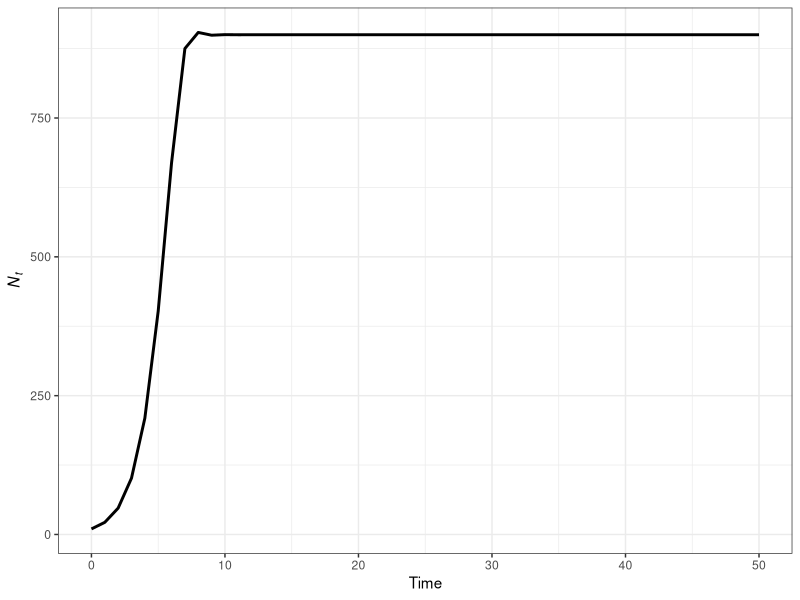
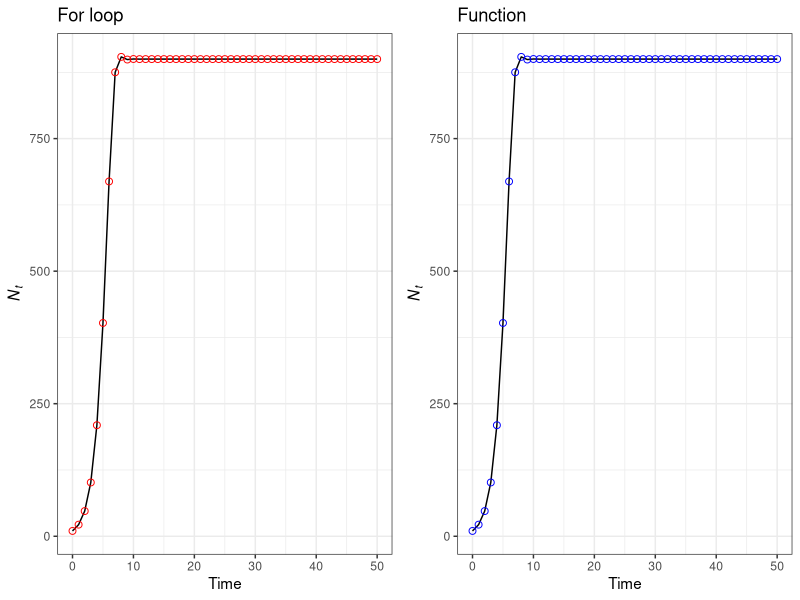
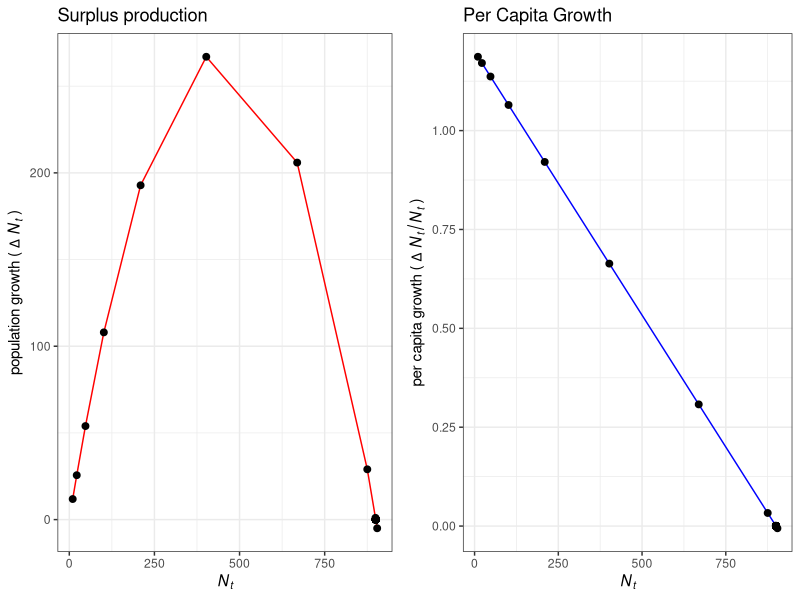
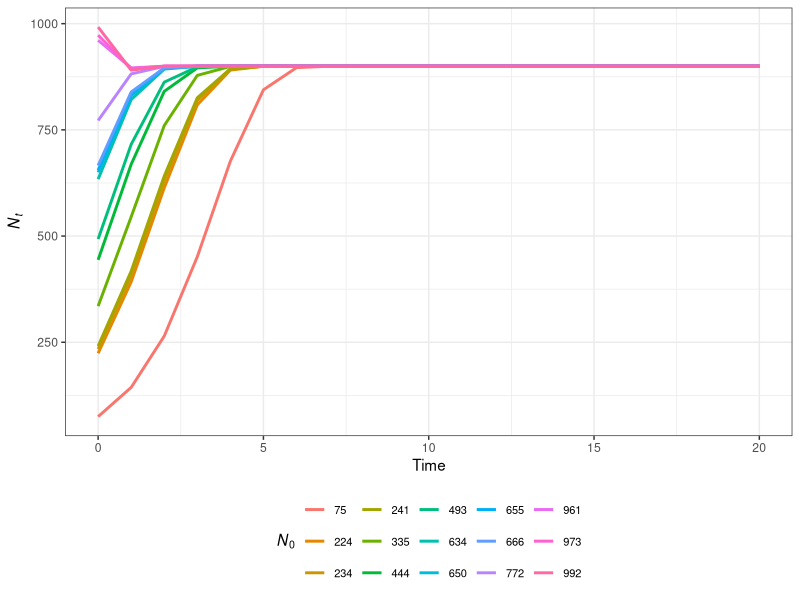
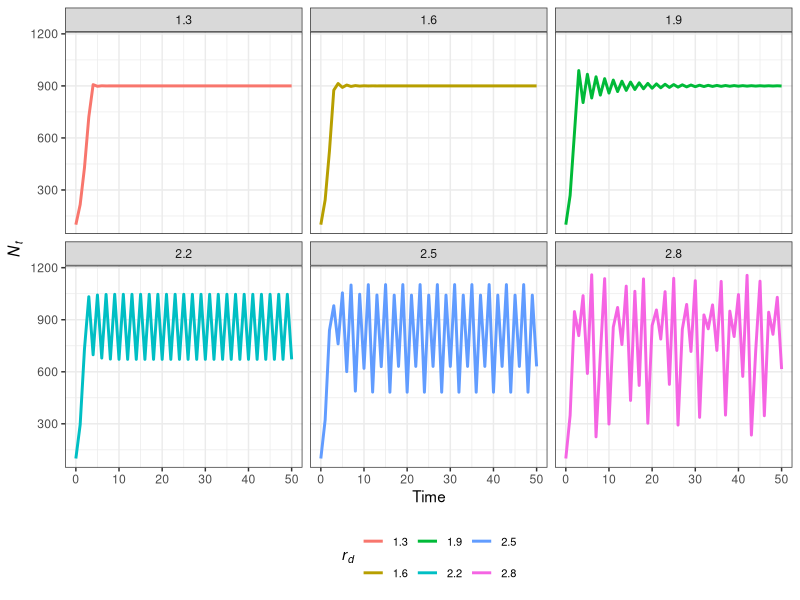

Reproduce these figures in R, in order.
## ---- chunk 1
knitr::opts_chunk$set(collapse = T, cache = T)
## ---- chunk 2
library(tidyverse)

N_0 = 10
years = 50 #hundred time steps
pop = tibble(time = 0:years,
              Nt = NA)
pop$Nt[pop$time == 0] = N_0
pop

rd = 1.2
K = 900

#Discrete logistic model using for loop 
for(i in 2:length(pop$time)){
  pop$Nt[i] = pop$Nt[i - 1]  + rd*pop$Nt[i - 1]*(1 - pop$Nt[i - 1] / K)
}
pop

## ---- chunk 3
ggplot(pop, aes(time, Nt))+
  geom_line(size = 1) +
  labs(x = 'Time', y = expression(italic(N[t])))+
  theme_bw()
  
## ---- chunk 4
# custom funciton 
my_fx = function(x){
  b = x * 23
  return(b)
}

my_fx(5)

t = seq(2,10,2)
my_fx(t)

# custom function with multiple arguments
my_fx2 = function(x,y = 4){
  b = x/y
  return(b)
}

my_fx2(4)
my_fx2(4/5)

# custom fucntion with true false

my_fx3 = function(x = T){ 
  if (x == T){
    cat('x is true \n')
  }else{
    cat('x is not true \n')
  }
}

my_fx3(x = T)
my_fx3()
my_fx3(x = F)
my_fx3(x = 5)


# custom functions with vector operations
mi_km = function(mi){
  km = mi * 1.60934
  return(km)
}

mtcars %>%
  mutate(kmpg = mi_km(mpg))

## ---- chunk 5
dlogisticD = function(K, rd, N_0, years) {
logis = tibble(Nt = NA, time = 0:years)
logis$Nt[logis$time == 0] = N_0
  
  for(i in 1:(length(logis$time)-1)){
  logis$Nt[i+1] = logis$Nt[i]  + rd*logis$Nt[i]*(1 - logis$Nt[i] / K)
  }
  return(logis)
}

dfx = dlogisticD(K = 900, rd = 1.2, N_0 = 10, years = 50) 

dfx
## ---- chunk 6
library(ggpubr)

a = ggplot(pop, aes(x = time, y = Nt)) +
  geom_line() +
  geom_point(color = "red", size = 2, shape = 1) +
  labs(x = 'Time', y = expression(italic(N[t])),
       title = 'For loop')+
  theme_bw()

b = ggplot(dfx, aes(x = time, y = Nt)) +
  geom_line() +
  geom_point(color = "blue", size = 2, shape = 1) +
  labs(x = 'Time', y = expression(italic(N[t])),
       title = 'Function')+
  theme_bw()
  

# plot combined
ggarrange(a,b,
          nrow = 1)
## ---- chunk 7
pop.1 = pop %>%
  mutate(lambda = lead(Nt) / Nt, pop.growth = (rd*Nt)*(1 - Nt/K),
         per.capita = pop.growth / Nt)

pop.1
## ---- chunk 8
surplus = ggplot(pop.1, aes(Nt, pop.growth)) + 
  geom_line(color = "red") +
  geom_point(size = 2) +
  labs(x = expression(italic(N[t])),
       y =  expression('population growth ('~italic(Delta~N[t])~')'),
       title = 'Surplus production')+
  theme_bw()

#Per Capita Growth Increment or Density Dependent Effect
per.capita = ggplot(pop.1, aes(Nt, per.capita)) + 
  geom_line(color = "blue") +
  geom_point(size = 2) +
  labs(x = expression(italic(N[t])),
       y =  expression('per capita growth ('~italic(Delta~N[t]/N[t])~')'),
       title = 'Per Capita Growth')+
  theme_bw()

ggarrange(surplus, per.capita,
          nrow = 1)
## ---- chunk 9
# set initial parameters
years = 20
rd = 1
K = 900
N0s = floor(runif(15, 0, 1.5*K))

#For loop within a for loop example
for(j in 1:length(N0s)){
  # set up tibble to store data
  popJ = tibble(time = 0:years, Nt = NA, N0 = N0s[j])
  # set initial condition
  popJ$Nt[popJ$time == 0] = N0s[j]

    for(i in 2:length(popJ$time)){
  
      popJ$Nt[i] = popJ$Nt[i - 1]  + rd*popJ$Nt[i - 1]*(1 - popJ$Nt[i - 1] / K)
    }
# combine 
    if(j == 1){
        popAll <- popJ 
    }else{
        popAll <- bind_rows(popAll, popJ)
  }
}
popAll

## ---- chunk 10
# set up tibble to store data
pop3= tibble(time = rep(0:years, times = length(N0s)),
               Nt = NA, N0 = rep(N0s, each = years + 1))
# set N_0 
pop3$Nt[pop3$time == 0] = N0s

for(i in 1:length(pop3$time)){
  if(pop3$time[i] != 0){
  pop3$Nt[i] = pop3$Nt[i - 1]  + rd*pop3$Nt[i - 1]*(1 - pop3$Nt[i - 1] / K)}
}
pop3
## ---- chunk 11
ggplot(popAll, aes(time, Nt, color = as.factor(N0))) +
  geom_line(size = 1)+
  labs(y = expression(italic(N[t])),
       x = 'Time',
       color = expression(italic(N[0])))+
  theme_bw()+
  theme(legend.position = 'bottom',
        legend.text = element_text(size = 8))
## ---- chunk 12
# initial conditions
years = 50
rds = c(1.3, 1.6, 1.9, 2.2, 2.5, 2.8) 
K = 900
N_0 = 100

# set up tibble to store data
pop4= tibble(time = rep(0:years, times = length(rds)),
               Nt = NA, rd = rep(rds, each = years + 1))
# set N_0 
pop4$Nt[pop4$time == 0] = N_0

for(i in 1:length(pop4$time)){
  if(pop4$time[i] != 0){
  pop4$Nt[i] = pop4$Nt[i - 1]  + pop4$rd[i]*pop4$Nt[i - 1]*(1 - pop4$Nt[i - 1] / K)}
}
pop4
## ---- chunk 13
ggplot(pop4, aes(time, Nt, color = as.factor(rd))) +
  geom_line(size = 1)+
  labs(y = expression(italic(N[t])),
       x = 'Time',
       color = expression(italic(r[d])))+
  facet_wrap(~rd, nrow = 2)+
  theme_bw()+
  theme(legend.position = 'bottom',
        legend.text = element_text(size = 8))
